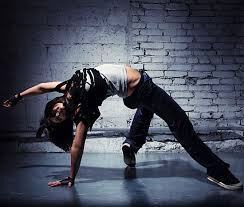
#> input picture image/dance.jpeg, 244 x 207 px
$ python mouse_trackbar.py
#> lines starting #> are read from the running program, lines starting #| are printed output that depends on the picture
import cv2
import numpy as np

GRIL = "../image/loststar.jpg"
DANCE = "../image/dance.jpeg"


# [76 lines left out: functions show_event, mouse_draw_circle, mouse_draw_rect, track_bar, not called in this run]


def two_track_bar(img_path):
#> called with img_path = '../image/dance.jpeg'
    def on_tracker(x):
        pass

    img = cv2.imread(img_path)
#> img is the input picture: shape (207, 244, 3); mean B, G, R 87.6, 73.8, 69.3
    if img is None:
        print("can't open image")
    cv2.namedWindow("edge")
    cv2.createTrackbar("threshold1", "edge", 0, 150, on_tracker)
    cv2.createTrackbar("threshold2", "edge", 0, 75, on_tracker)
    while True:
        t1 = cv2.getTrackbarPos("threshold1", "edge")
        t2 = cv2.getTrackbarPos("threshold2", "edge")
        edge = cv2.Canny(img, t1, t2)
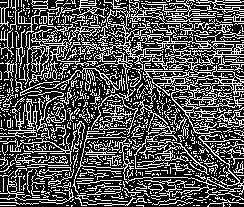
#> edge: shape (207, 244); 32.5% white in thin lines or dots
        mask = cv2.inRange(edge, 1, 255)
        bgr_edge = cv2.bitwise_and(img, img, mask=mask)
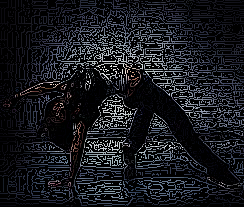
#> bgr_edge: shape (207, 244, 3); mean B, G, R 29.8, 25.3, 23.8
        h = np.hstack([img, bgr_edge])
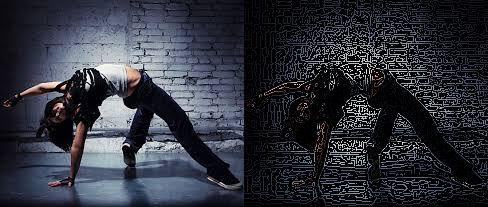
#> h: shape (207, 488, 3); mean B, G, R 58.7, 49.5, 46.5
        cv2.imshow("edge", h)
        if cv2.waitKey(2) & 0xFF == ord('q'):
#> (key q is pressed here)
            break
    cv2.destroyAllWindows()


if __name__ == "__main__":
    # [4 lines of commented-out code are left out]
    two_track_bar(DANCE)
